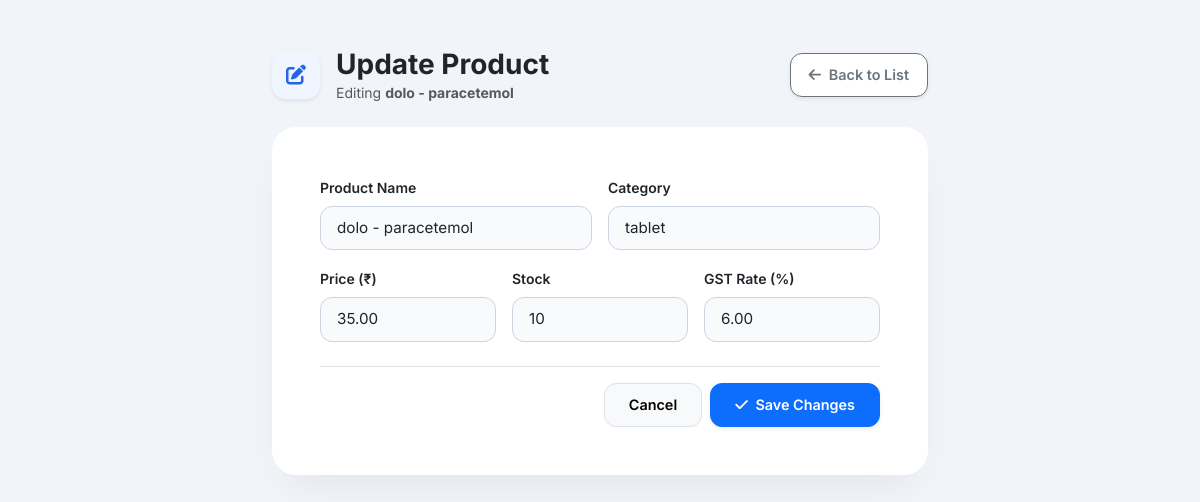
The app's page /products/6/update/ (signed in), older data.
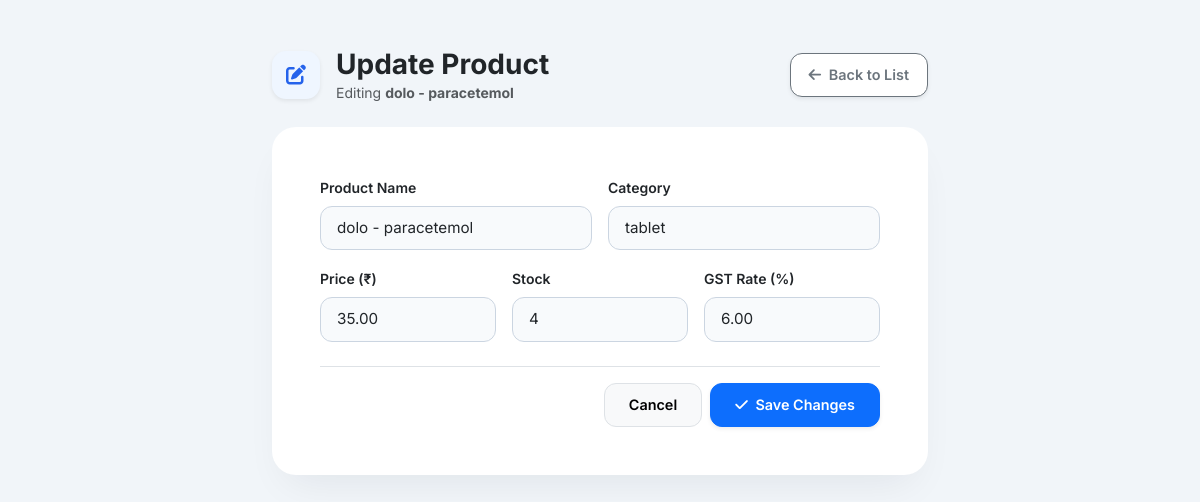
The same page, newer data.
### billing_app/models.py (models this page shows, shortened)
class Product(models.Model):
    distributor = models.ForeignKey(User, on_delete=models.CASCADE)
    name = models.CharField(max_length=100)
    category = models.CharField(max_length=100, blank=True)
    price = models.DecimalField(max_digits=10, decimal_places=2)
    stock = models.IntegerField()
    gst_rate = models.DecimalField(max_digits=5, decimal_places=2, default=0.00)
    created_at = models.DateTimeField(auto_now_add=True)

### billing_app/views.py (the view, shortened to what this page needs)
# urls.py: path('products/<int:pk>/update/', views.update_product, name='update_product'),
@login_required(login_url='login')
def update_product(request, pk):
    product = get_object_or_404(Product, pk=pk, distributor=request.user)
    return render(request, 'billing_app/update_product.html', {'product': product})

### billing_app/templates/billing_app/update_product.html (shortened to what this page needs)
<!DOCTYPE html>
<html lang="en">
<head>
    <link href="https://cdn.jsdelivr.net/npm/bootstrap@5.3.0/dist/css/bootstrap.min.css" rel="stylesheet">
    <link rel="stylesheet" href="https://cdnjs.cloudflare.com/ajax/libs/font-awesome/6.4.0/css/all.min.css">
</head>
<body class="py-5">
    <div class="container" style="max-width: 680px;">
        <div class="d-flex justify-content-between align-items-center mb-4">
            <div class="d-flex align-items-center gap-3">
                <div class="header-badge shadow-sm">
                    <i class="fa-solid fa-pen-to-square"></i>
                </div>
                <div>
                    <h3 class="fw-bold text-dark mb-0">Update Product</h3>
                    <p class="text-muted small mb-0">Editing <strong>{{ product.name }}</strong></p>
                </div>
            </div>
            <a href="{% url 'product_list' %}" class="btn btn-outline-secondary btn-custom bg-white shadow-sm">
                <i class="fa-solid fa-arrow-left me-1"></i> Back to List
            </a>
        </div>
        <div class="card main-card p-4 p-md-5">
            <form method="POST">
                <div class="row g-3">
                    <div class="col-md-6">
                        <label class="form-label fw-semibold small">Product Name</label>
                        <input type="text" name="name" class="form-control" value="{{ product.name }}" required>
                    </div>
                    <div class="col-md-6">
                        <label class="form-label fw-semibold small">Category</label>
                        <input type="text" name="category" class="form-control" value="{{ product.category|default:'' }}">
                    </div>
                    <div class="col-md-4">
                        <label class="form-label fw-semibold small">Price (₹)</label>
                        <input type="number" step="0.01" name="price" class="form-control" value="{{ product.price }}" required>
                    </div>
                    <div class="col-md-4">
                        <label class="form-label fw-semibold small">Stock</label>
                        <input type="number" name="stock" class="form-control" value="{{ product.stock }}" required>
                    </div>
                    <div class="col-md-4">
                        <label class="form-label fw-semibold small">GST Rate (%)</label>
                        <input type="number" step="0.01" name="gst_rate" class="form-control" value="{{ product.gst_rate }}">
                    </div>
                </div>
                <div class="d-flex justify-content-end gap-2 mt-4 pt-3 border-top">
                    <a href="{% url 'product_list' %}" class="btn btn-light btn-custom border px-4">Cancel</a>
                    <button type="submit" class="btn btn-primary btn-custom px-4 shadow-sm">
                        <i class="fa-solid fa-check me-1"></i> Save Changes
                    </button>
                </div>
            </form>
        </div>
    </div>
</body>
</html>

Row changes from the older to the newer data that the page shows:
changed Product "dolo - paracetemol": stock "10" → "4"
